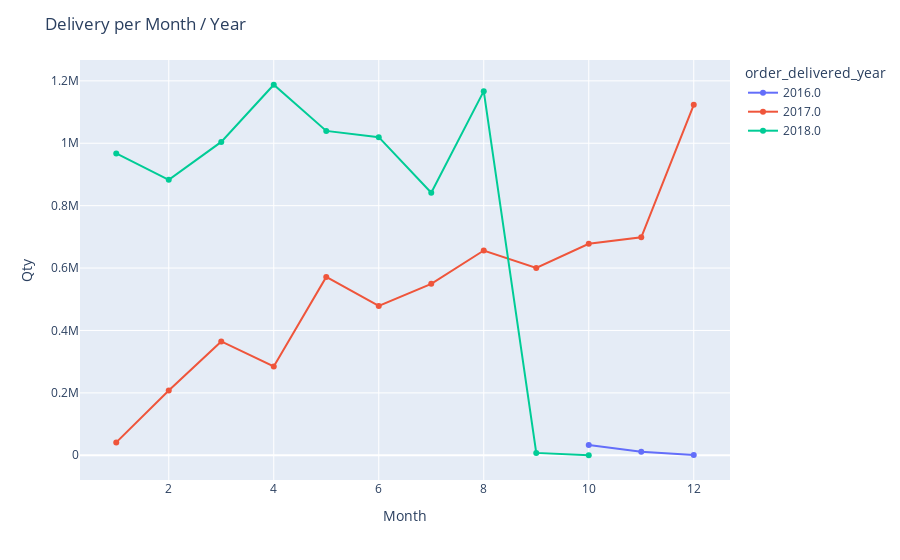

The code cell stored with this chart in its notebook:
### Code cell
import plotly.express as px 

# Data
df_order_month_year = df_order.groupby(['order_delivered_year','order_delivered_month'])['order_id'].count().reset_index()

fig = px.line(
        df_order_month_year, 
        x='order_delivered_month', 
        y='order_id', 
        color='order_delivered_year',
        markers=True
        )

# Add titles
fig.update_layout(
    title="Delivery per Month / Year",
    xaxis_title="Month",
    yaxis_title="Qty",
)

fig.show();

### Figure 1 — Plotly figure (JSON) as saved in the notebook; plotly's stock layout.template omitted (floating-point values rounded to 4 significant figures)
{"data": [{"hovertemplate": "order_delivered_year=2016.0<br>order_delivered_month=%{x}<br>order_id=%{y}<extra></extra>", "legendgroup": "2016.0", "line": {"color": "#636efa", "dash": "solid"}, "marker": {"symbol": "circle"}, "mode": "lines+markers", "name": "2016.0", "orientation": "v", "showlegend": true, "type": "scatter", "x": [10, 11, 12], "xaxis": "x", "y": [32954, 10985, 564], "yaxis": "y"}, {"hovertemplate": "order_delivered_year=2017.0<br>order_delivered_month=%{x}<br>order_id=%{y}<extra></extra>", "legendgroup": "2017.0", "line": {"color": "#EF553B", "dash": "solid"}, "marker": {"symbol": "circle"}, "mode": "lines+markers", "name": "2017.0", "orientation": "v", "showlegend": true, "type": "scatter", "x": [1, 2, 3, 4, 5, 6, 7, 8, 9, 10, 11, 12], "xaxis": "x", "y": [41343, 207421, 364946, 284866, 571621, 478495, 549495, 656296, 600164, 677798, 698501, 1123390], "yaxis": "y"}, {"hovertemplate": "order_delivered_year=2018.0<br>order_delivered_month=%{x}<br>order_id=%{y}<extra></extra>", "legendgroup": "2018.0", "line": {"color": "#00cc96", "dash": "solid"}, "marker": {"symbol": "circle"}, "mode": "lines+markers", "name": "2018.0", "orientation": "v", "showlegend": true, "type": "scatter", "x": [1, 2, 3, 4, 5, 6, 7, 8, 9, 10], "xaxis": "x", "y": [967258, 882899, 1004344, 1187516, 1039662, 1019600, 841488, 1166999, 7641, 109], "yaxis": "y"}], "layout": {"legend": {"title": {"text": "order_delivered_year"}, "tracegroupgap": 0}, "margin": {"t": 60}, "title": {"text": "Delivery per Month / Year"}, "xaxis": {"anchor": "y", "domain": [0, 1], "title": {"text": "Month"}}, "yaxis": {"anchor": "x", "domain": [0, 1], "title": {"text": "Qty"}}}}
